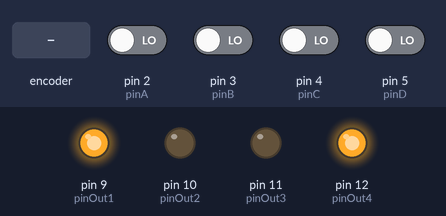
Bench run of a sketch on a simulated Arduino Uno, built with avr-gcc and run on an emulated ATmega328P. Shown: output pins drawn as LEDs (lit = HIGH). Dashed ring = blinking. The test bench sets the inputs (shaded band); at power-on: pin 2 (pinA), pin 3 (pinB), pin 4 (pinC), pin 5 (pinD) LOW.

Above: at 1.2 s.
1.3 s: rotary encoder on pin 2 (pinA) / pin 3 (pinB) turned 3 steps (first pin leading)
At 2.4 s:
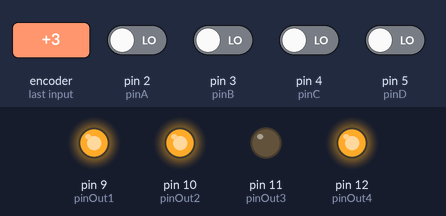
3.4 s: pin 4 (pinC) driven HIGH
At 4.6 s:
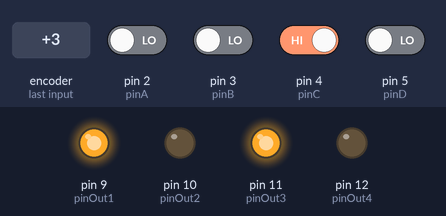
4.9 s: pin 5 (pinD) driven HIGH
At 5.7 s:
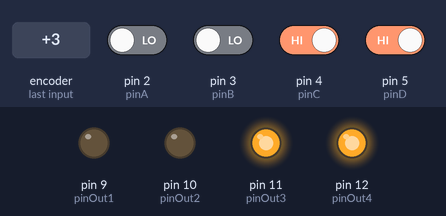
6.4 s: rotary encoder on pin 2 (pinA) / pin 3 (pinB) turned 1 step (first pin leading)
At 7.2 s:
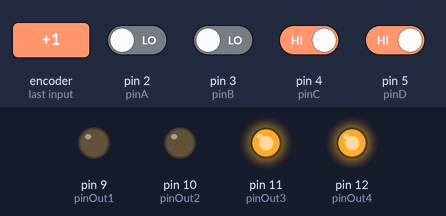
8.1 s: rotary encoder on pin 2 (pinA) / pin 3 (pinB) turned 2 steps (second pin leading)
At 8.33 s:
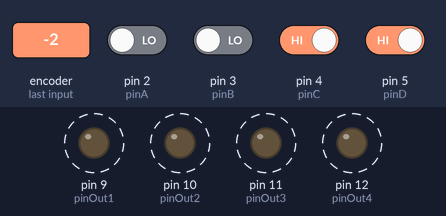
10.0 s: pin 5 (pinD) driven LOW
At 10.8 s:
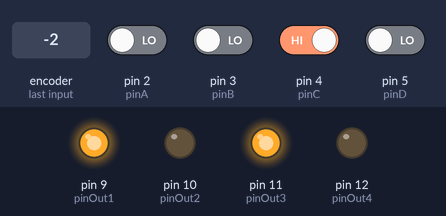
Timing chart, 0 to 12.5 s (numbered marks = the images above; inputs shaded):
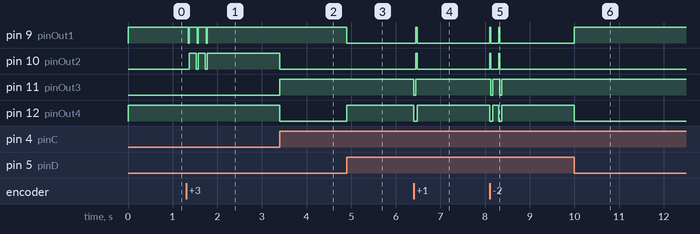

The sketch:

arduino_code.ino
```cpp
int pinA=2;
int pinB=3;
int pinC=4;
int pinD=5;
int pinOut1=9;
int pinOut2=10;
int pinOut3=11;
int pinOut4=12;


void setup()
{
     pinMode(pinOut1,OUTPUT);
     pinMode(pinOut2,OUTPUT);
     pinMode(pinOut3,OUTPUT);
     pinMode(pinOut4,OUTPUT);
     pinMode(pinA,INPUT);
     pinMode(pinB,INPUT);
     pinMode(pinC,INPUT);
     pinMode(pinD,INPUT);
}


void loop()
{

     boolean pinAState=digitalRead(pinA);
     boolean pinBState=digitalRead(pinB);
     boolean pinCState=digitalRead(pinC);
     boolean pinDState=digitalRead(pinD);
     boolean pinorOutState;
     boolean pinorOutState1;
     boolean pinorOutState2;
     boolean pinorOutState3;

     pinorOutState=((!pinDState)&(!pinAState))|((!pinCState)& (!pinAState))|((!pinDState)&(pinBState))|((pinDState)&(!pinBState)&(pinAState));
     digitalWrite(pinOut1,pinorOutState);


pinorOutState1=((!pinDState)&(!pinCState)&(pinBState))|((!pinDState)&(pinBState)&(!pinAState))|((pinDState)&(!pinCState)&(!pinBState))|((pinDState)&(!pinBState)&(pinAState));
     digitalWrite(pinOut2,pinorOutState1);
     pinorOutState2=((!pinDState)&(pinCState)&(!pinBState))|((pinCState)&(pinAState))|((pinDState)&(!pinCState)&(pinBState));
     digitalWrite(pinOut3,pinorOutState2);
     pinorOutState3=((!pinDState)&(!pinCState))|((!pinCState)&(pinAState))|((!pinDState)&(pinBState)&(!pinAState))|((!pinCState)&(pinBState))|((pinDState)&(pinBState)&(pinAState));
     digitalWrite(pinOut4,pinorOutState3);
}
```

Measured:
- after the input at 1.3 s, pin 9 (pinOut1): alternates HIGH for 0.17 s and LOW for 0.03 s, 6 changes in all, then stays HIGH, starting after 0.05 s; pin 10 (pinOut2): alternates HIGH for 0.15 s and LOW for 0.05 s, 5 changes in all, then stays HIGH, starting after 0.08 s
- after the input at 3.4 s, pin 10 (pinOut2), pin 12 (pinOut4): HIGH → LOW at once; pin 11 (pinOut3): LOW → HIGH at once
- after the input at 4.9 s, pin 9 (pinOut1): HIGH → LOW at once; pin 12 (pinOut4): LOW → HIGH at once
- after the input at 6.4 s, pin 9 (pinOut1), pin 10 (pinOut2): LOW → HIGH after 0.05 s, → LOW 0.03 s later; pin 11 (pinOut3): HIGH → LOW at once, → HIGH 0.05 s later; pin 12 (pinOut4): HIGH → LOW at once, → HIGH 0.08 s later
- after the input at 8.1 s, pin 9 (pinOut1), pin 10 (pinOut2): alternates HIGH for 0.03 s and LOW for 0.17 s, 4 changes in all, then stays LOW, starting at once
- after the input at 10.0 s, pin 9 (pinOut1): LOW → HIGH at once; pin 12 (pinOut4): HIGH → LOW at once
